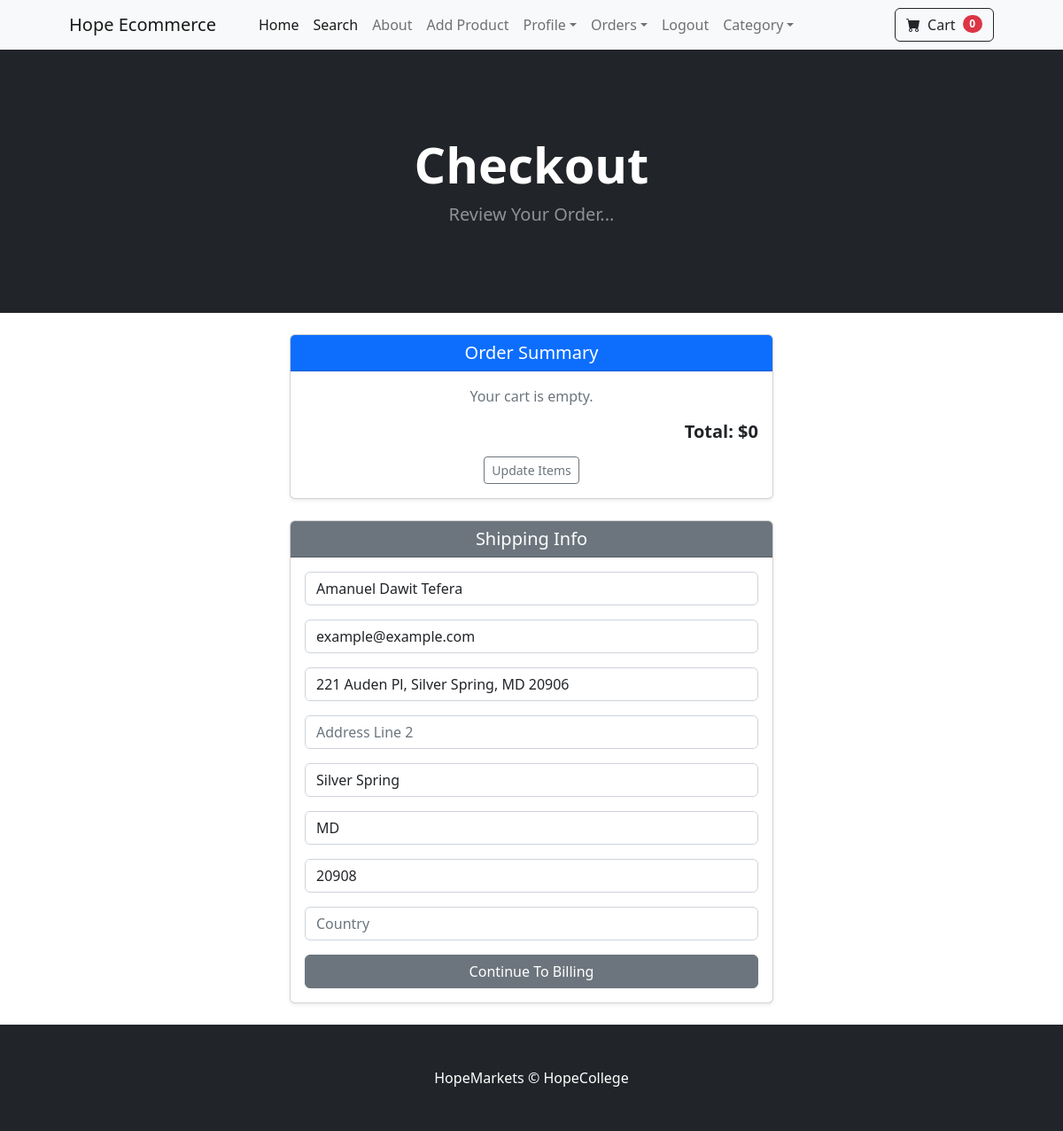
The app's page /payment/checkout (signed in) with its own data.
### payment/models.py (models this page shows, shortened)
class ShipingAddress(models.Model):
	user = models.ForeignKey(User, on_delete= models.CASCADE, null=True, blank=True)
	shipping_full_name = models.CharField(max_length=300, default="")
	shipping_email = models.EmailField(max_length=300, default="example@example.com")
	shipping_address1 = models.CharField(max_length=300)
	shipping_address2 = models.CharField(max_length=300, null=True, blank=True)  # Made nullable # Changed from duplicate address1
	shipping_city = models.CharField(max_length=300)
	shipping_state = models.CharField(max_length=300, null=True, blank=True)
	shipping_zipcode = models.CharField(max_length=300, null=True, blank=True)
	country = models.CharField(max_length=300)
	class Meta:
		verbose_name_plural = "Shipping Address"

### payment/views.py (the view)
# urls.py: path('checkout', views.checkout, name="checkout"),
def checkout(request):
	cart = Cart(request)
	cart_products = cart.get_prods
	quantities = cart.get_quants
	totals = cart.cart_total()
	if request.user.is_authenticated:
		shipping_user = ShipingAddress.objects.get(user__id=request.user.id)
		shipping_form = ShippingForm(request.POST or None, instance=shipping_user)
		return render(request, "payment/checkout.html", {'cart_products': cart_products, 'quantities': quantities, 'totals':totals,"shipping_form":shipping_form})
	else:#guest
		shipping_form = ShippingForm(request.POST or None)
		return render(request, "payment/checkout.html", {'cart_products': cart_products, 'quantities': quantities, 'totals':totals,"shipping_form":shipping_form})

### cart/cart.py (called while the page is built, shortened)
    def __len__(self):
    	return len(self.cart)

    def get_prods(self):
    	product_ids = self.cart.keys()
    	product = Product.objects.filter(id__in=product_ids)
    	return product

    def cart_total(self):
        product_ids = self.cart.keys()
        products = Product.objects.filter(id__in=product_ids)
        quantity = self.cart
        total =0
        return total

### cart/context_processors.py (called while the page is built)
def cart(request):
	return {'cart': Cart(request)}

### payment/templates/payment/checkout.html (shortened to what this page needs)
{% extends 'base.html' %}
{% block content %}
    <header class="bg-dark py-5">
        <div class="container px-4 px-lg-5 my-5">
            <div class="text-center text-white">
                <h1 class="display-4 fw-bolder">Checkout</h1>
                <p class="lead fw-normal text-white-50 mb-0">Review Your Order...</p>
            </div>
        </div>
    </header>
    <br/>
    <div class="container">
        <div class="row justify-content-center">
            <div class="col-md-6">
                <div class="card shadow-sm">
                    <div class="card-header bg-primary text-white text-center">
                        <h5 class="mb-0">Order Summary</h5>
                    </div>
                    <div class="card-body">
                        {% for product in cart_products %}
                            <div class="border-bottom pb-2 mb-2">
                                <h6 class="fw-bold">{{ product.name }}</h6>
                                <p class="mb-1">
                                    Price:
                                    <span class="text-success">
                                        {% if product.is_sale %}
                                            ${{ product.sale_price }}
                                        {% else %}
                                            ${{ product.price }}
                                        {% endif %}
                                    </span>
                                </p>
                                <p class="mb-1">Quantity:
                                    {% for key, value in quantities.items %}
                                        {% if key == product.id|slugify %}
                                            {{ value }}
                                        {% endif %}
                                    {% endfor %}
                                </p>
                            </div>
                        {% empty %}
                            <p class="text-center text-muted">Your cart is empty.</p>
                        {% endfor %}
                        <div class="mt-3 text-end">
                            <h5 class="fw-bold">Total: ${{ totals }}</h5>
                        </div>
                        <div class="text-center mt-3">
                            <a href="{% url 'cart_summary' %}" class="btn btn-sm btn-outline-secondary">Update Items</a>
                        </div>
                    </div>
                </div>
                <br/>
                <div class="card shadow-sm">
                    <div class="card-header bg-secondary text-white text-center">
                        <h5 class="mb-0">Shipping Info</h5>
                    </div>
                    <div class="card-body">
                        <form method="POST" action="{% url 'billing_info' %}">
                            {{ shipping_form.as_p }}
                            <div class="text-center mt-3">
                                <button type="submit" class="btn btn-secondary w-100">
                                    Continue To Billing
                                </button>
                            </div>
                        </form>
                    </div>
                </div>
                <br/>
            </div>
        </div>
    </div>
{% endblock %}

### records on screen
ShipingAddress: shipping_full_name "Amanuel Dawit Tefera", shipping_email "example@example.com", shipping_address1 "221 Auden Pl, Silver Spring, MD 20906", shipping_city "Silver Spring", shipping_state "MD", shipping_zipcode "20908"

### other values on screen
{{ cart|length }} "0"
{{ totals }} "0"
